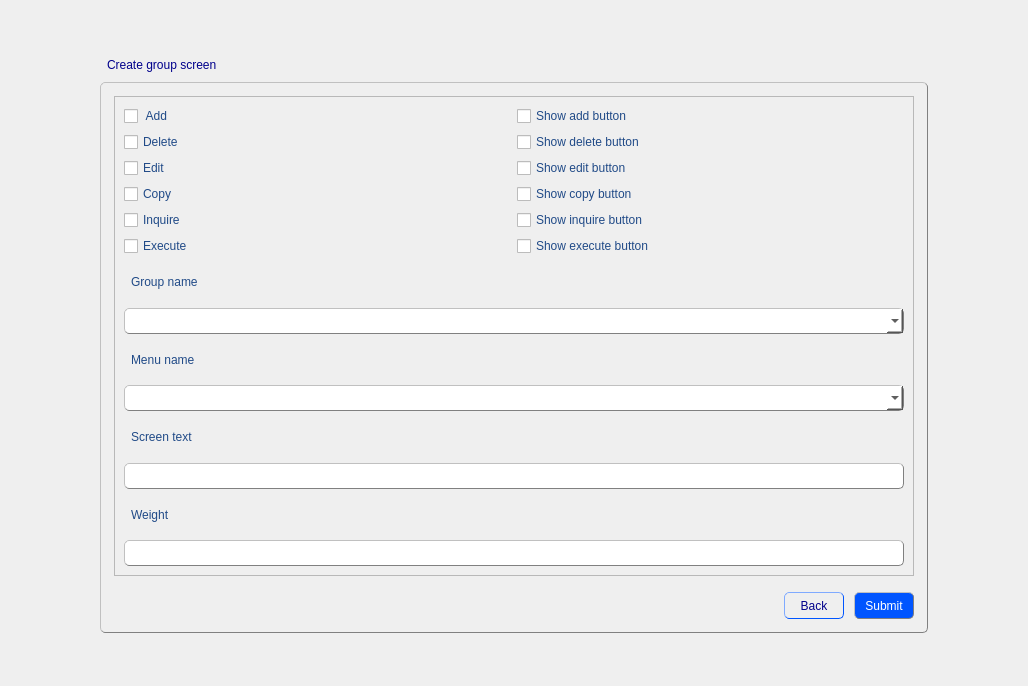
<?xml version="1.0" encoding="UTF-8"?>
<ui version="4.0">
 <class>CreateGroupScreenForm</class>
 <widget class="QWidget" name="CreateGroupScreenForm">
  <property name="geometry">
   <rect>
    <x>0</x>
    <y>0</y>
    <width>1028</width>
    <height>686</height>
   </rect>
  </property>
  <property name="windowTitle">
   <string>Form</string>
  </property>
  <property name="styleSheet">
   <string notr="true">QGroupBox {
               color: black;
               padding: 4px;
               border: 1px solid grey; 
               border-radius: 5px;
               border-style: outset;
              }
QTabWidget {
               color: blue;
               padding: 4px;
               border-radius: 5px;
               border: 1px solid grey; 
               border-style: outset;
	           font: 11pt &quot;MS Shell Dlg 2&quot;;
              }
QWidget {
               color: rgb(32, 74, 135);
	           font: 11pt &quot;MS Shell Dlg 2&quot;;
              }
QScrollBar {
			   background-color: rgb(240, 240, 240);
              }
QLabel {
               color: rgb(32, 74, 135);
               padding: 4px;
               border-radius: 5px;
               border-style: outset;
	           font: 11pt &quot;MS Shell Dlg 2&quot;;
              }
QLineEdit {
               color: black;
               padding: 4px;
               border: 1px solid grey; 
               border-radius: 5px;
               border-style: outset;
	           font: 10pt &quot;MS Shell Dlg 2&quot;;
              }
QComboBox {
			   color: black;
               padding: 4px;
               border: 1px solid grey; 
               border-radius: 5px;
               border-style: outset;
               font: 9pt &quot;MS Shell Dlg 2&quot;;
			   background-color: rgb(255, 255, 255);
              }
QTextEdit {
               color: black;
               padding: 4px;
               border: 1px solid grey; 
               border-radius: 5px;
               border-style: outset;
	           font: 10pt &quot;MS Shell Dlg 2&quot;;
              }
QSpinBox {
               color: black;
               padding: 4px;
               border: 1px solid grey; 
               border-radius: 5px;
               border-style: outset;
	           font: 10pt &quot;MS Shell Dlg 2&quot;;
              }
QListView {
               color: black;
               padding: 4px;
               border: 1px solid grey; 
               border-radius: 5px;
               border-style: outset;
	           font: 10pt &quot;MS Shell Dlg 2&quot;;
              }</string>
  </property>
  <layout class="QGridLayout" name="gridLayout_3">
   <item row="2" column="1">
    <widget class="QGroupBox" name="groupBox">
     <property name="title">
      <string/>
     </property>
     <layout class="QGridLayout" name="gridLayout">
      <item row="0" column="0">
       <widget class="QScrollArea" name="scrollArea">
        <property name="minimumSize">
         <size>
          <width>800</width>
          <height>480</height>
         </size>
        </property>
        <property name="widgetResizable">
         <bool>true</bool>
        </property>
        <widget class="QWidget" name="scrollAreaWidgetContents">
         <property name="geometry">
          <rect>
           <x>0</x>
           <y>0</y>
           <width>798</width>
           <height>478</height>
          </rect>
         </property>
         <layout class="QGridLayout" name="gridLayout_2">
          <item row="4" column="0">
           <widget class="QCheckBox" name="inquiryCheckBox">
            <property name="text">
             <string>Inquire</string>
            </property>
           </widget>
          </item>
          <item row="5" column="0">
           <widget class="QCheckBox" name="executeCheckBox">
            <property name="text">
             <string>Execute</string>
            </property>
           </widget>
          </item>
          <item row="13" column="0" colspan="2">
           <widget class="QLineEdit" name="weightLine"/>
          </item>
          <item row="11" column="0" colspan="2">
           <widget class="QLineEdit" name="screenTextLine"/>
          </item>
          <item row="4" column="1">
           <widget class="QCheckBox" name="showInquireBox">
            <property name="text">
             <string>Show inquire button</string>
            </property>
           </widget>
          </item>
          <item row="7" column="0" colspan="2">
           <widget class="QComboBox" name="groupNameBox"/>
          </item>
          <item row="2" column="0">
           <widget class="QCheckBox" name="editCheckBox">
            <property name="text">
             <string>Edit</string>
            </property>
           </widget>
          </item>
          <item row="5" column="1">
           <widget class="QCheckBox" name="showExecuteBox">
            <property name="text">
             <string>Show execute button</string>
            </property>
           </widget>
          </item>
          <item row="10" column="0" colspan="2">
           <widget class="QLabel" name="label_4">
            <property name="text">
             <string>Screen text</string>
            </property>
           </widget>
          </item>
          <item row="3" column="1">
           <widget class="QCheckBox" name="showCopyBox">
            <property name="text">
             <string>Show copy button</string>
            </property>
           </widget>
          </item>
          <item row="2" column="1">
           <widget class="QCheckBox" name="showEditBox">
            <property name="text">
             <string>Show edit button</string>
            </property>
           </widget>
          </item>
          <item row="8" column="0" colspan="2">
           <widget class="QLabel" name="label_3">
            <property name="text">
             <string>Menu name</string>
            </property>
           </widget>
          </item>
          <item row="6" column="0" colspan="2">
           <widget class="QLabel" name="label_2">
            <property name="text">
             <string>Group name</string>
            </property>
           </widget>
          </item>
          <item row="1" column="0">
           <widget class="QCheckBox" name="deleteCheckBox">
            <property name="text">
             <string>Delete</string>
            </property>
           </widget>
          </item>
          <item row="1" column="1">
           <widget class="QCheckBox" name="showDelBox">
            <property name="text">
             <string>Show delete button</string>
            </property>
           </widget>
          </item>
          <item row="0" column="0">
           <widget class="QCheckBox" name="addCheckBox">
            <property name="text">
             <string> Add</string>
            </property>
           </widget>
          </item>
          <item row="3" column="0">
           <widget class="QCheckBox" name="copyCheckBox">
            <property name="text">
             <string>Copy</string>
            </property>
           </widget>
          </item>
          <item row="12" column="0" colspan="2">
           <widget class="QLabel" name="label_5">
            <property name="text">
             <string>Weight</string>
            </property>
           </widget>
          </item>
          <item row="9" column="0" colspan="2">
           <widget class="QComboBox" name="menuNameBox"/>
          </item>
          <item row="0" column="1">
           <widget class="QCheckBox" name="showAddBox">
            <property name="text">
             <string>Show add button</string>
            </property>
           </widget>
          </item>
         </layout>
        </widget>
       </widget>
      </item>
      <item row="1" column="0">
       <layout class="QVBoxLayout" name="verticalLayout">
        <item>
         <spacer name="verticalSpacer_4">
          <property name="orientation">
           <enum>Qt::Vertical</enum>
          </property>
          <property name="sizeType">
           <enum>QSizePolicy::Maximum</enum>
          </property>
          <property name="sizeHint" stdset="0">
           <size>
            <width>20</width>
            <height>10</height>
           </size>
          </property>
         </spacer>
        </item>
        <item>
         <layout class="QHBoxLayout" name="horizontalLayout">
          <property name="spacing">
           <number>0</number>
          </property>
          <item>
           <spacer name="horizontalSpacer">
            <property name="orientation">
             <enum>Qt::Horizontal</enum>
            </property>
            <property name="sizeHint" stdset="0">
             <size>
              <width>40</width>
              <height>20</height>
             </size>
            </property>
           </spacer>
          </item>
          <item>
           <widget class="QToolButton" name="backButton">
            <property name="minimumSize">
             <size>
              <width>60</width>
              <height>0</height>
             </size>
            </property>
            <property name="styleSheet">
             <string notr="true">QToolButton {
                color: darkblue;
               padding: 4px;
               border: 1px solid rgb(0, 85, 255); 
               border-radius: 5px;
               border-style: outset;
               font: 10pt &quot;MS Shell Dlg 2&quot;;
              }

QToolButton:hover {
               color: white;
               border: 1px solid grey;
               background-color: rgb(0, 78, 235);
               }

QToolButton:pressed {
               color: rgb(0, 0, 197)
               background: shadow;
               border-style: inset;
               }</string>
            </property>
            <property name="text">
             <string>Back</string>
            </property>
           </widget>
          </item>
          <item>
           <spacer name="horizontalSpacer_2">
            <property name="orientation">
             <enum>Qt::Horizontal</enum>
            </property>
            <property name="sizeType">
             <enum>QSizePolicy::Maximum</enum>
            </property>
            <property name="sizeHint" stdset="0">
             <size>
              <width>10</width>
              <height>20</height>
             </size>
            </property>
           </spacer>
          </item>
          <item>
           <widget class="QToolButton" name="submitButton">
            <property name="minimumSize">
             <size>
              <width>60</width>
              <height>0</height>
             </size>
            </property>
            <property name="styleSheet">
             <string notr="true">QToolButton {
               color: white;
               padding: 4px;
               border: 1px solid grey; 
               border-radius: 5px;
               border-style: outset;
               max-width: 120px;
               background-color: rgb(0, 85, 255);
               font: 10pt &quot;MS Shell Dlg 2&quot;;
              }

QToolButton:hover {
               color: darkblue;
               border: 1px solid grey;
               background-color: rgb(255, 255, 255);
               }

QToolButton:pressed {
               color: rgb(0, 0, 197)
               background: shadow;
               border-style: inset;
			    background-color: rgb(0, 78, 235);
               }</string>
            </property>
            <property name="text">
             <string>Submit</string>
            </property>
           </widget>
          </item>
         </layout>
        </item>
       </layout>
      </item>
     </layout>
    </widget>
   </item>
   <item row="1" column="1">
    <widget class="QLabel" name="label">
     <property name="styleSheet">
      <string notr="true">QLabel {
               color: darkblue;
               padding: 4px;
               border-radius: 5px;
               border-style: outset;
	           font: 12pt &quot;MS Shell Dlg 2&quot;;
              }</string>
     </property>
     <property name="text">
      <string>Create group screen</string>
     </property>
    </widget>
   </item>
   <item row="2" column="0">
    <spacer name="horizontalSpacer_3">
     <property name="orientation">
      <enum>Qt::Horizontal</enum>
     </property>
     <property name="sizeHint" stdset="0">
      <size>
       <width>40</width>
       <height>20</height>
      </size>
     </property>
    </spacer>
   </item>
   <item row="2" column="2">
    <spacer name="horizontalSpacer_4">
     <property name="orientation">
      <enum>Qt::Horizontal</enum>
     </property>
     <property name="sizeHint" stdset="0">
      <size>
       <width>40</width>
       <height>20</height>
      </size>
     </property>
    </spacer>
   </item>
   <item row="0" column="1">
    <spacer name="verticalSpacer_2">
     <property name="orientation">
      <enum>Qt::Vertical</enum>
     </property>
     <property name="sizeHint" stdset="0">
      <size>
       <width>20</width>
       <height>40</height>
      </size>
     </property>
    </spacer>
   </item>
   <item row="3" column="1">
    <spacer name="verticalSpacer_3">
     <property name="orientation">
      <enum>Qt::Vertical</enum>
     </property>
     <property name="sizeHint" stdset="0">
      <size>
       <width>20</width>
       <height>40</height>
      </size>
     </property>
    </spacer>
   </item>
  </layout>
 </widget>
 <resources/>
 <connections/>
</ui>
